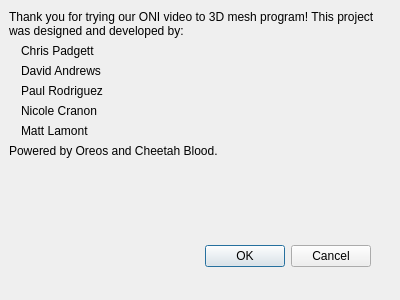
<?xml version="1.0" encoding="UTF-8"?>
<ui version="4.0">
 <class>AboutDialog</class>
 <widget class="QDialog" name="AboutDialog">
  <property name="geometry">
   <rect>
    <x>0</x>
    <y>0</y>
    <width>400</width>
    <height>300</height>
   </rect>
  </property>
  <property name="windowTitle">
   <string>About</string>
  </property>
  <widget class="QDialogButtonBox" name="buttonBox">
   <property name="geometry">
    <rect>
     <x>30</x>
     <y>240</y>
     <width>341</width>
     <height>32</height>
    </rect>
   </property>
   <property name="orientation">
    <enum>Qt::Horizontal</enum>
   </property>
   <property name="standardButtons">
    <set>QDialogButtonBox::Cancel|QDialogButtonBox::Ok</set>
   </property>
  </widget>
  <widget class="QWidget" name="verticalLayoutWidget">
   <property name="geometry">
    <rect>
     <x>9</x>
     <y>10</y>
     <width>381</width>
     <height>221</height>
    </rect>
   </property>
   <layout class="QVBoxLayout" name="verticalLayout">
    <item>
     <widget class="QLabel" name="label">
      <property name="text">
       <string>Thank you for trying our ONI video to 3D mesh program! This project was designed and developed by:</string>
      </property>
      <property name="wordWrap">
       <bool>true</bool>
      </property>
     </widget>
    </item>
    <item>
     <widget class="QLabel" name="label_2">
      <property name="text">
       <string>Chris Padgett</string>
      </property>
      <property name="indent">
       <number>12</number>
      </property>
     </widget>
    </item>
    <item>
     <widget class="QLabel" name="label_3">
      <property name="text">
       <string>David Andrews</string>
      </property>
      <property name="indent">
       <number>12</number>
      </property>
     </widget>
    </item>
    <item>
     <widget class="QLabel" name="label_4">
      <property name="text">
       <string>Paul Rodriguez</string>
      </property>
      <property name="indent">
       <number>12</number>
      </property>
     </widget>
    </item>
    <item>
     <widget class="QLabel" name="label_5">
      <property name="text">
       <string>Nicole Cranon</string>
      </property>
      <property name="indent">
       <number>12</number>
      </property>
     </widget>
    </item>
    <item>
     <widget class="QLabel" name="label_6">
      <property name="text">
       <string>Matt Lamont</string>
      </property>
      <property name="indent">
       <number>12</number>
      </property>
     </widget>
    </item>
    <item>
     <widget class="QLabel" name="label_7">
      <property name="text">
       <string>Powered by Oreos and Cheetah Blood.</string>
      </property>
     </widget>
    </item>
    <item>
     <spacer name="verticalSpacer">
      <property name="orientation">
       <enum>Qt::Vertical</enum>
      </property>
      <property name="sizeHint" stdset="0">
       <size>
        <width>20</width>
        <height>40</height>
       </size>
      </property>
     </spacer>
    </item>
   </layout>
  </widget>
 </widget>
 <resources/>
 <connections>
  <connection>
   <sender>buttonBox</sender>
   <signal>accepted()</signal>
   <receiver>AboutDialog</receiver>
   <slot>accept()</slot>
   <hints>
    <hint type="sourcelabel">
     <x>248</x>
     <y>254</y>
    </hint>
    <hint type="destinationlabel">
     <x>157</x>
     <y>274</y>
    </hint>
   </hints>
  </connection>
  <connection>
   <sender>buttonBox</sender>
   <signal>rejected()</signal>
   <receiver>AboutDialog</receiver>
   <slot>reject()</slot>
   <hints>
    <hint type="sourcelabel">
     <x>316</x>
     <y>260</y>
    </hint>
    <hint type="destinationlabel">
     <x>286</x>
     <y>274</y>
    </hint>
   </hints>
  </connection>
 </connections>
</ui>
